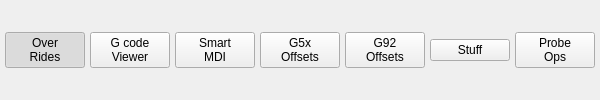
           <widget class="QWidget" name="horizontalWidget" native="true">
            <layout class="QHBoxLayout" name="horizontalLayout_4">
             <property name="spacing">
              <number>5</number>
             </property>
             <property name="leftMargin">
              <number>5</number>
             </property>
             <property name="topMargin">
              <number>5</number>
             </property>
             <property name="rightMargin">
              <number>5</number>
             </property>
             <property name="bottomMargin">
              <number>5</number>
             </property>
             <item>
              <widget class="QPushButton" name="pushButton">
               <property name="text">
                <string>Over
Rides</string>
               </property>
               <property name="checkable">
                <bool>true</bool>
               </property>
               <property name="checked">
                <bool>true</bool>
               </property>
               <property name="page" stdset="0">
                <number>0</number>
               </property>
               <attribute name="buttonGroup">
                <string notr="true">controlBtnGrp</string>
               </attribute>
              </widget>
             </item>
             <item>
              <widget class="QPushButton" name="pushButton_8">
               <property name="text">
                <string>G code
Viewer</string>
               </property>
               <property name="checkable">
                <bool>true</bool>
               </property>
               <property name="page" stdset="0">
                <number>1</number>
               </property>
               <attribute name="buttonGroup">
                <string notr="true">controlBtnGrp</string>
               </attribute>
              </widget>
             </item>
             <item>
              <widget class="QPushButton" name="pushButton_15">
               <property name="text">
                <string>Smart
MDI</string>
               </property>
               <property name="checkable">
                <bool>true</bool>
               </property>
               <property name="page" stdset="0">
                <number>2</number>
               </property>
               <attribute name="buttonGroup">
                <string notr="true">controlBtnGrp</string>
               </attribute>
              </widget>
             </item>
             <item>
              <widget class="QPushButton" name="pushButton_7">
               <property name="text">
                <string>G5x
Offsets</string>
               </property>
               <property name="checkable">
                <bool>true</bool>
               </property>
               <property name="page" stdset="0">
                <number>3</number>
               </property>
               <attribute name="buttonGroup">
                <string notr="true">controlBtnGrp</string>
               </attribute>
              </widget>
             </item>
             <item>
              <widget class="QPushButton" name="pushButton_6">
               <property name="text">
                <string>G92
Offsets</string>
               </property>
               <property name="checkable">
                <bool>true</bool>
               </property>
               <property name="page" stdset="0">
                <number>4</number>
               </property>
               <attribute name="buttonGroup">
                <string notr="true">controlBtnGrp</string>
               </attribute>
              </widget>
             </item>
             <item>
              <widget class="QPushButton" name="pushButton_5">
               <property name="text">
                <string>Stuff</string>
               </property>
               <property name="checkable">
                <bool>true</bool>
               </property>
               <property name="page" stdset="0">
                <number>5</number>
               </property>
               <attribute name="buttonGroup">
                <string notr="true">controlBtnGrp</string>
               </attribute>
              </widget>
             </item>
             <item>
              <widget class="QPushButton" name="pushButton_16">
               <property name="text">
                <string>Probe
Ops</string>
               </property>
               <property name="checkable">
                <bool>true</bool>
               </property>
               <property name="page" stdset="0">
                <number>6</number>
               </property>
               <attribute name="buttonGroup">
                <string notr="true">controlBtnGrp</string>
               </attribute>
              </widget>
             </item>
            </layout>
           </widget>
